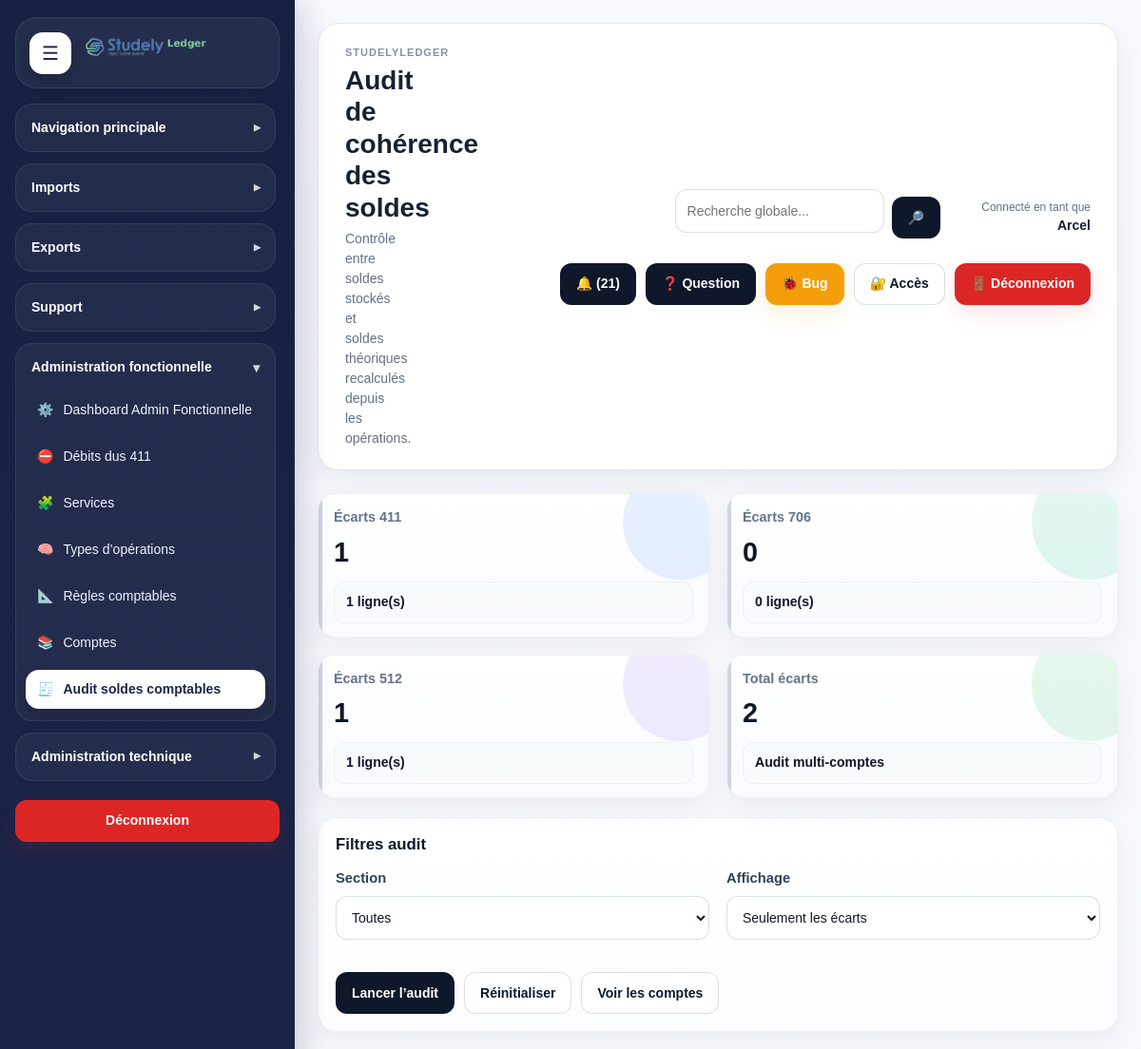
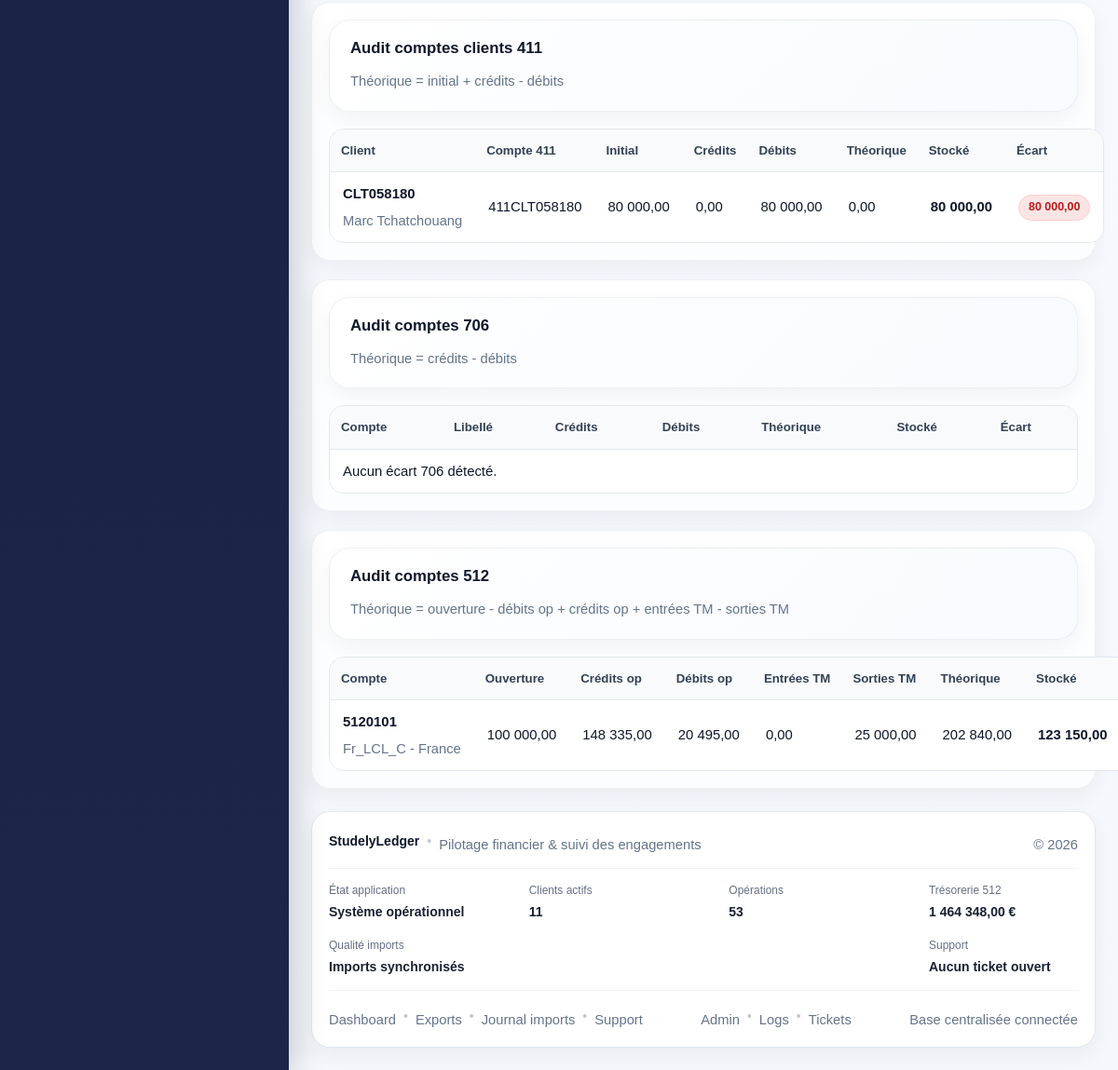
Screenshot of /modules/admin_functional/accounting_balance_audit.php (signed in) with the database file from the repository (2 pictures, top to bottom).
### tables this page shows
CREATE TABLE `bank_accounts` (
  `id` int(11) NOT NULL,
  `account_name` varchar(255) DEFAULT NULL,
  `account_number` varchar(100) NOT NULL,
  `bank_name` varchar(255) DEFAULT NULL,
  `country` varchar(150) DEFAULT NULL,
  `account_type_id` int(11) DEFAULT NULL,
  `account_category_id` int(11) DEFAULT NULL,
  `initial_balance` decimal(15,2) NOT NULL DEFAULT 0.00,
  `balance` decimal(15,2) NOT NULL DEFAULT 0.00,
  `is_active` tinyint(1) NOT NULL DEFAULT 1,
  `created_at` datetime NOT NULL DEFAULT current_timestamp(),
  `updated_at` datetime DEFAULT NULL
);

CREATE TABLE `clients` (
  `id` int(11) NOT NULL,
  `client_code` varchar(20) NOT NULL,
  `first_name` varchar(150) NOT NULL,
  `last_name` varchar(150) NOT NULL,
  `full_name` varchar(255) NOT NULL,
  `email` varchar(255) DEFAULT NULL,
  `phone` varchar(100) DEFAULT NULL,
  `postal_address` varchar(255) DEFAULT NULL,
  `passport_number` varchar(100) DEFAULT NULL,
  `passport_issue_country` varchar(150) DEFAULT NULL,
  `passport_issue_date` date DEFAULT NULL,
  `passport_expiry_date` date DEFAULT NULL,
  `country_origin` varchar(150) DEFAULT NULL,
  `country_destination` varchar(150) DEFAULT NULL,
  `country_commercial` varchar(150) DEFAULT NULL,
  `client_type` varchar(150) DEFAULT NULL,
  `client_status` varchar(150) DEFAULT NULL,
  `status_id` int(11) DEFAULT NULL,
  `category_id` int(11) DEFAULT NULL,
  `currency` varchar(10) NOT NULL DEFAULT 'EUR',
  `generated_client_account` varchar(50) NOT NULL,
  `initial_treasury_account_id` int(11) DEFAULT NULL,
  `monthly_amount` decimal(15,2) NOT NULL DEFAULT 0.00,
  `monthly_treasury_account_id` int(11) DEFAULT NULL,
  `monthly_day` tinyint(2) NOT NULL DEFAULT 26,
  `monthly_enabled` tinyint(1) NOT NULL DEFAULT 0,
  `monthly_last_generated_at` datetime DEFAULT NULL,
  `is_active` tinyint(1) NOT NULL DEFAULT 1,
  `created_at` datetime NOT NULL DEFAULT current_timestamp(),
  `updated_at` datetime DEFAULT NULL,
  `archived_balance_amount` decimal(15,2) DEFAULT NULL,
  `archived_balance_512_account_id` int(11) DEFAULT NULL,
  `archived_balance_512_account_code` varchar(50) DEFAULT NULL,
  `archived_balance_transferred_at` datetime DEFAULT NULL
);

CREATE TABLE `treasury_accounts` (
  `id` int(11) NOT NULL,
  `account_code` varchar(50) NOT NULL,
  `account_label` varchar(255) NOT NULL,
  `bank_name` varchar(255) DEFAULT NULL,
  `subsidiary_name` varchar(255) DEFAULT NULL,
  `zone_code` varchar(100) DEFAULT NULL,
  `country_label` varchar(150) DEFAULT NULL,
  `country_type` varchar(150) DEFAULT NULL,
  `payment_place` varchar(150) DEFAULT NULL,
  `currency_code` varchar(10) NOT NULL DEFAULT 'EUR',
  `opening_balance` decimal(15,2) NOT NULL DEFAULT 0.00,
  `current_balance` decimal(15,2) NOT NULL DEFAULT 0.00,
  `is_active` tinyint(1) NOT NULL DEFAULT 1,
  `created_at` datetime NOT NULL DEFAULT current_timestamp(),
  `updated_at` datetime DEFAULT NULL,
  `is_primary` tinyint(1) DEFAULT 0,
  `is_secondary` tinyint(1) DEFAULT 0
);

### modules/admin_functional/accounting_balance_audit.php (the view, shortened to what the rows shown need)
<?php
$pdo = getPDO();
require_once __DIR__ . '/../../includes/admin_functions.php';
if (!function_exists('aba_money')) {
    function aba_money(float $value): string
    {
        return number_format($value, 2, ',', ' ');
    }
}
$filterSection = trim((string)($_GET['filter_section'] ?? ''));
$filterOnlyDiff = trim((string)($_GET['filter_only_diff'] ?? '1'));
$clientRows = [];
$serviceRows = [];
$treasuryRows = [];
if (
    ($filterSection === '' || $filterSection === '411')
    && tableExists($pdo, 'bank_accounts')
    && tableExists($pdo, 'client_bank_accounts')
    && tableExists($pdo, 'clients')
    && tableExists($pdo, 'operations')
) {
    $clientRows = $pdo->query("
        SELECT
            ba.id AS bank_account_id,
            ba.account_number,
            ba.account_name,
            ba.initial_balance,
            ba.balance AS stored_balance,
            ba.is_active,
            c.id AS client_id,
            c.client_code,
            c.full_name,
            c.currency,
            COALESCE(SUM(CASE WHEN o.credit_account_code = ba.account_number THEN o.amount ELSE 0 END), 0) AS total_credit,
            COALESCE(SUM(CASE WHEN o.debit_account_code = ba.account_number THEN o.amount ELSE 0 END), 0) AS total_debit
        FROM bank_accounts ba
        INNER JOIN client_bank_accounts cba ON cba.bank_account_id = ba.id
        INNER JOIN clients c ON c.id = cba.client_id
        LEFT JOIN operations o
            ON o.credit_account_code = ba.account_number
            OR o.debit_account_code = ba.account_number
        GROUP BY
            ba.id, ba.account_number, ba.account_name, ba.initial_balance, ba.balance, ba.is_active,
            c.id, c.client_code, c.full_name, c.currency
        ORDER BY c.client_code ASC
    ")->fetchAll(PDO::FETCH_ASSOC) ?: [];
    if ($filterOnlyDiff === '1') {
        $clientRows = array_values(array_filter($clientRows, fn($r) => (int)($r['has_diff'] ?? 0) === 1));
    }
}
if (
    ($filterSection === '' || $filterSection === '706')
    && tableExists($pdo, 'service_accounts')
    && tableExists($pdo, 'operations')
) {
    $serviceRows = $pdo->query("
        SELECT
            sa.id,
            sa.account_code,
            sa.account_label,
            sa.current_balance AS stored_balance,
            sa.is_active,
            COALESCE(SUM(CASE WHEN o.credit_account_code = sa.account_code THEN o.amount ELSE 0 END), 0) AS total_credit,
            COALESCE(SUM(CASE WHEN o.debit_account_code = sa.account_code THEN o.amount ELSE 0 END), 0) AS total_debit
        FROM service_accounts sa
        LEFT JOIN operations o
            ON o.credit_account_code = sa.account_code
            OR o.debit_account_code = sa.account_code
        GROUP BY sa.id, sa.account_code, sa.account_label, sa.current_balance, sa.is_active
        ORDER BY sa.account_code ASC
    ")->fetchAll(PDO::FETCH_ASSOC) ?: [];
    if ($filterOnlyDiff === '1') {
        $serviceRows = array_values(array_filter($serviceRows, fn($r) => (int)($r['has_diff'] ?? 0) === 1));
    }
}
if (
    ($filterSection === '' || $filterSection === '512')
    && tableExists($pdo, 'treasury_accounts')
) {
    $treasuryRows = $pdo->query("
        SELECT
            ta.id,
            ta.account_code,
            ta.account_label,
            ta.currency_code,
            ta.opening_balance,
            ta.current_balance AS stored_balance,
            ta.is_active,
            COALESCE((
                SELECT SUM(CASE WHEN o.credit_account_code = ta.account_code THEN o.amount ELSE 0 END)
                FROM operations o
            ), 0) AS total_credit_ops,
            COALESCE((
                SELECT SUM(CASE WHEN o.debit_account_code = ta.account_code THEN o.amount ELSE 0 END)
                FROM operations o
            ), 0) AS total_debit_ops,
            COALESCE((
                SELECT SUM(tm.amount)
                FROM treasury_movements tm
                WHERE tm.target_treasury_account_id = ta.id
            ), 0) AS total_in_movements,
            COALESCE((
                SELECT SUM(tm.amount)
                FROM treasury_movements tm
                WHERE tm.source_treasury_account_id = ta.id
            ), 0) AS total_out_movements
        FROM treasury_accounts ta
        ORDER BY ta.account_code ASC
    ")->fetchAll(PDO::FETCH_ASSOC) ?: [];
    if ($filterOnlyDiff === '1') {
        $treasuryRows = array_values(array_filter($treasuryRows, fn($r) => (int)($r['has_diff'] ?? 0) === 1));
    }
}
$dashboard = [
    'diff_411' => count(array_filter($clientRows, fn($r) => (int)($r['has_diff'] ?? 0) === 1)),
    'diff_706' => count(array_filter($serviceRows, fn($r) => (int)($r['has_diff'] ?? 0) === 1)),
    'diff_512' => count(array_filter($treasuryRows, fn($r) => (int)($r['has_diff'] ?? 0) === 1)),
    'rows_411' => count($clientRows),
    'rows_706' => count($serviceRows),
    'rows_512' => count($treasuryRows),
];
require_once __DIR__ . '/../../includes/document_start.php';
?>
<div class="layout">
    <div class="main">
        <?php require_once __DIR__ . '/../../includes/header.php'; ?>
        <div class="dashboard-grid-4" style="margin-bottom:20px;">
            <div class="sl-card sl-premium-card sl-kpi-card sl-kpi-card--blue">
                <div class="sl-kpi-card__label">Écarts 411</div>
                <div class="sl-kpi-card__value"><?= (int)$dashboard['diff_411'] ?></div>
                <div class="sl-kpi-card__meta"><strong><?= (int)$dashboard['rows_411'] ?> ligne(s)</strong></div>
            </div>
            <div class="sl-card sl-premium-card sl-kpi-card sl-kpi-card--emerald">
                <div class="sl-kpi-card__label">Écarts 706</div>
                <div class="sl-kpi-card__value"><?= (int)$dashboard['diff_706'] ?></div>
                <div class="sl-kpi-card__meta"><strong><?= (int)$dashboard['rows_706'] ?> ligne(s)</strong></div>
            </div>
            <div class="sl-card sl-premium-card sl-kpi-card sl-kpi-card--violet">
                <div class="sl-kpi-card__label">Écarts 512</div>
                <div class="sl-kpi-card__value"><?= (int)$dashboard['diff_512'] ?></div>
                <div class="sl-kpi-card__meta"><strong><?= (int)$dashboard['rows_512'] ?> ligne(s)</strong></div>
            </div>
            <div class="sl-card sl-premium-card sl-kpi-card sl-kpi-card--green">
                <div class="sl-kpi-card__label">Total écarts</div>
                <div class="sl-kpi-card__value"><?= (int)($dashboard['diff_411'] + $dashboard['diff_706'] + $dashboard['diff_512']) ?></div>
                <div class="sl-kpi-card__meta"><strong>Audit multi-comptes</strong></div>
            </div>
        </div>
        <?php if ($filterSection === '' || $filterSection === '411'): ?>
            <div class="table-card" style="margin-bottom:20px;">
                <table class="modern-table">
                    <thead>
                        <tr>
                            <th>Client</th>
                            <th>Compte 411</th>
                            <th>Initial</th>
                            <th>Crédits</th>
                            <th>Débits</th>
                            <th>Théorique</th>
                            <th>Stocké</th>
                            <th>Écart</th>
                        </tr>
                    </thead>
                    <tbody>
                        <?php foreach ($clientRows as $row): ?>
                            <tr>
                                <td>
                                    <strong><?= e((string)($row['client_code'] ?? '')) ?></strong>
                                    <div class="muted"><?= e((string)($row['full_name'] ?? '')) ?></div>
                                </td>
                                <td><?= e((string)($row['account_number'] ?? '')) ?></td>
                                <td><?= aba_money((float)($row['initial_balance'] ?? 0)) ?></td>
                                <td><?= aba_money((float)($row['total_credit'] ?? 0)) ?></td>
                                <td><?= aba_money((float)($row['total_debit'] ?? 0)) ?></td>
                                <td><?= aba_money((float)($row['theoretical_balance'] ?? 0)) ?></td>
                                <td><strong><?= aba_money((float)($row['stored_balance'] ?? 0)) ?></strong></td>
                                <td>
                                    <span class="status-pill <?= abs((float)($row['diff_balance'] ?? 0)) > 0.009 ? 'status-danger' : 'status-success' ?>">
                                        <?= aba_money((float)($row['diff_balance'] ?? 0)) ?>
                                    </span>
                                </td>
                            </tr>
                        <?php endforeach; ?>
                    </tbody>
                </table>
            </div>
        <?php endif; ?>
        <?php if ($filterSection === '' || $filterSection === '706'): ?>
            <div class="table-card" style="margin-bottom:20px;">
                <table class="modern-table">
                    <thead>
                        <tr>
                            <th>Compte</th>
                            <th>Libellé</th>
                            <th>Crédits</th>
                            <th>Débits</th>
                            <th>Théorique</th>
                            <th>Stocké</th>
                            <th>Écart</th>
                        </tr>
                    </thead>
                </table>
            </div>
        <?php endif; ?>
        <?php if ($filterSection === '' || $filterSection === '512'): ?>
            <div class="table-card">
                <table class="modern-table">
                    <thead>
                        <tr>
                            <th>Compte</th>
                            <th>Ouverture</th>
                            <th>Crédits op</th>
                            <th>Débits op</th>
                            <th>Entrées TM</th>
                            <th>Sorties TM</th>
                            <th>Théorique</th>
                            <th>Stocké</th>
                        </tr>
                    </thead>
                    <tbody>
                        <?php foreach ($treasuryRows as $row): ?>
                            <tr>
                                <td>
                                    <strong><?= e((string)($row['account_code'] ?? '')) ?></strong>
                                    <div class="muted"><?= e((string)($row['account_label'] ?? '')) ?></div>
                                </td>
                                <td><?= aba_money((float)($row['opening_balance'] ?? 0)) ?></td>
                                <td><?= aba_money((float)($row['total_credit_ops'] ?? 0)) ?></td>
                                <td><?= aba_money((float)($row['total_debit_ops'] ?? 0)) ?></td>
                                <td><?= aba_money((float)($row['total_in_movements'] ?? 0)) ?></td>
                                <td><?= aba_money((float)($row['total_out_movements'] ?? 0)) ?></td>
                                <td><?= aba_money((float)($row['theoretical_balance'] ?? 0)) ?></td>
                                <td><strong><?= aba_money((float)($row['stored_balance'] ?? 0)) ?></strong></td>
                            </tr>
                        <?php endforeach; ?>
                    </tbody>
                </table>
            </div>
        <?php endif; ?>
    </div>
</div>
<?php require_once __DIR__ . '/../../includes/document_end.php'; ?>

### rows the page displays
bank_accounts: is_active "1", is_active "0", is_active "2", clients.client_code "CLT058180", clients.full_name "Marc Tchatchouang", account_number "411CLT058180", initial_balance "80 000,00", total_credit "0,00", total_debit "80 000,00", theoretical_balance "0,00", balance "80 000,00", diff_balance "80 000,00"
treasury_accounts: account_code "5120101", account_label "Fr_LCL_C - France", opening_balance "100 000,00", total_credit_ops "148 335,00", total_debit_ops "20 495,00", total_in_movements "0,00", total_out_movements "25 000,00", theoretical_balance "202 840,00", current_balance "123 150,00"

### other values shown
APP_NAME "STUDELYLEDGER"
$title "Audit de cohérence des soldes"
$subtitle "Contrôle entre soldes stockés et soldes théoriques recalculés depuis les opérations."
$currentUser "Arcel"
$notificationCount "21"
APP_NAME "StudelyLedger"
$footerSystemStatus "Système opérationnel"
$totalActiveClients "11"
$totalOperations "53"
$totalTreasuryBalance "1 464 348,00"
$footerDataStatus "Imports synchronisés"
$footerSupportStatus "Aucun ticket ouvert"
